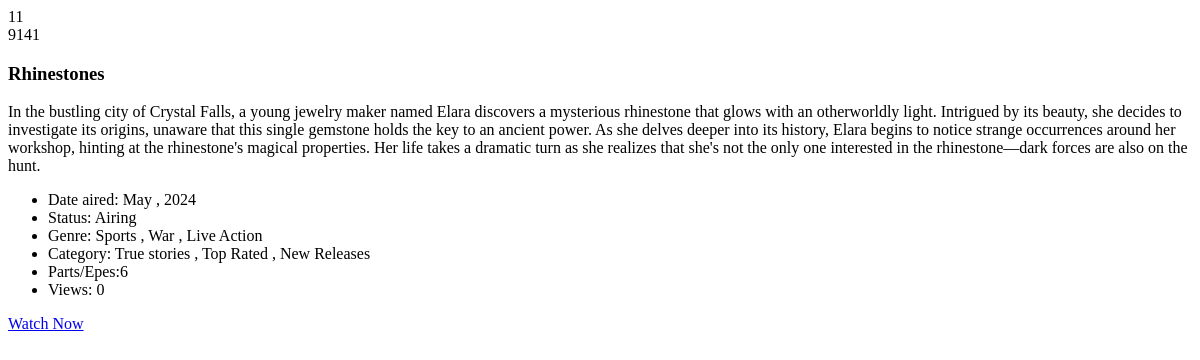
Page /shows/rhinestones/ on the earlier database version.
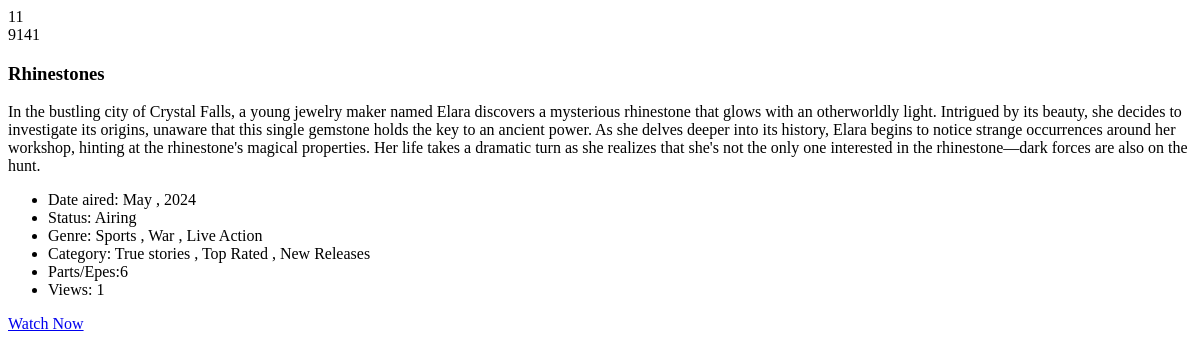
Same page on the later database version.
### admin_app/models.py (models this page shows, shortened)
class Show(models.Model):
    class Meta:
        ordering=['-updated_at','created_at']
    STATUS_CHOICES = [
    ('active', 'Active'),
    ('inactive', 'Inactive'),
    ]
    title = models.CharField(max_length=100, unique=True)
    slug = models.SlugField(max_length=100, unique=True, blank=True)
    status = models.CharField(max_length=10, choices=STATUS_CHOICES, default='inactive')
    created_at = models.DateTimeField(auto_now_add=True)
    updated_at = models.DateTimeField(auto_now=True)
    cover_image_url = models.URLField(max_length=200, blank=True, null=True)
    view_count = models.IntegerField(default=0)
    categories = models.ManyToManyField(Category, related_name='categories_set')
    genres = models.ManyToManyField(Genre, related_name='genres_set')
    def __str__(self):
        return self.title

class Video(models.Model):
    STATUS_CHOICES = [
        ('active', 'Active'),
        ('inactive', 'Inactive'),
     ]
    title = models.CharField(max_length=255,unique=True,blank=True)
    slug = models.SlugField(max_length=100, unique=True, blank=True)
    description = models.TextField()
    user = models.ForeignKey(User, on_delete=models.CASCADE)
    status = models.CharField(max_length=10, choices=STATUS_CHOICES, default='inactive')
    thumb_image_url = models.URLField(max_length=255, blank=True, null=True)
    video_url = models.URLField(max_length=255, blank=True, null=True)
    show = models.ForeignKey(Show, on_delete=models.CASCADE, default=None)
    created_at = models.DateTimeField(auto_now_add=True)
    updated_at = models.DateTimeField(auto_now=True)
    view_count = models.IntegerField(default=0)

### user_app/views/user_view.py (the view)
# urls.py: path('shows/<slug:show_slug>/', user_view.show_page, name='show_page'),
def show_page(request,show_slug):
   show = get_object_or_404(Show, slug=show_slug)
   context={'show':show}
   return render(request, 'user_app/pages/shows/show.html', context)

### user_app/templates/user_app/pages/shows/show.html (shortened to what this page needs)
{% load humanize %}
<section class="anime-details spad">
    <div class="container">
        <div class="anime__details__content">
            <div class="row">
                <div class="col-lg-4">
                    <div class="anime__details__pic set-bg" data-setbg="{{show.cover_image_url}}" style="background-image: url(&quot;{{show.cover_image_url}}&quot;);">
                        <div class="comment"> 11</div>
                        <div class="view"> 9141</div>
                    </div>
                </div>
                <div class="col-lg-8">
                    <div class="anime__details__text">
                        <div class="anime__details__title">
                            <h3>{{show}}</h3>
                        </div>
                        <p>{{show.video_set.first.description}}</p>
                        <div class="anime__details__widget">
                            <div class="row">
                                <div class="col-lg-12 col-md-12">
                                    <ul>
                                        <li><span>Date aired:</span>  {{ show.created_at|date:"M , Y" }}</li>
                                        <li><span>Status:</span> {% if show.status == "active" %}Airing{% else %}Not Aired{% endif %}</li>
                                        <li><span>Genre:</span>{% for genre in show.video_set.first.show.genres.all %}
                                            {{ genre.name }}
                                            {% if not forloop.last %}, {% endif %}
                                        {% endfor %}</li>
                                        <li><span>Category:</span>{% for category in show.video_set.first.show.categories.all %}
                                            {{ category.name }}
                                            {% if not forloop.last %}, {% endif %}
                                        {% endfor %}</li>
                                        <li><span>Parts/Epes:</span>{{show.video_set.count}}</li>
                                        <li><span>Views:</span> {{show.view_count|intword}}</li>
                                    </ul>
                                </div>
                        </div>
                        <div class="anime__details__btn">
                            <a href="{% url 'video_page' show.slug show.video_set.first.slug %}" class="watch-btn"><span>Watch Now</span> </a>
                            </div>
                        </div>
                    </div>
                </div>
            </div>
        </div>
    </section>

Differences in the rows shown:
changed Show "Rhinestones": view_count "0" → "1"
